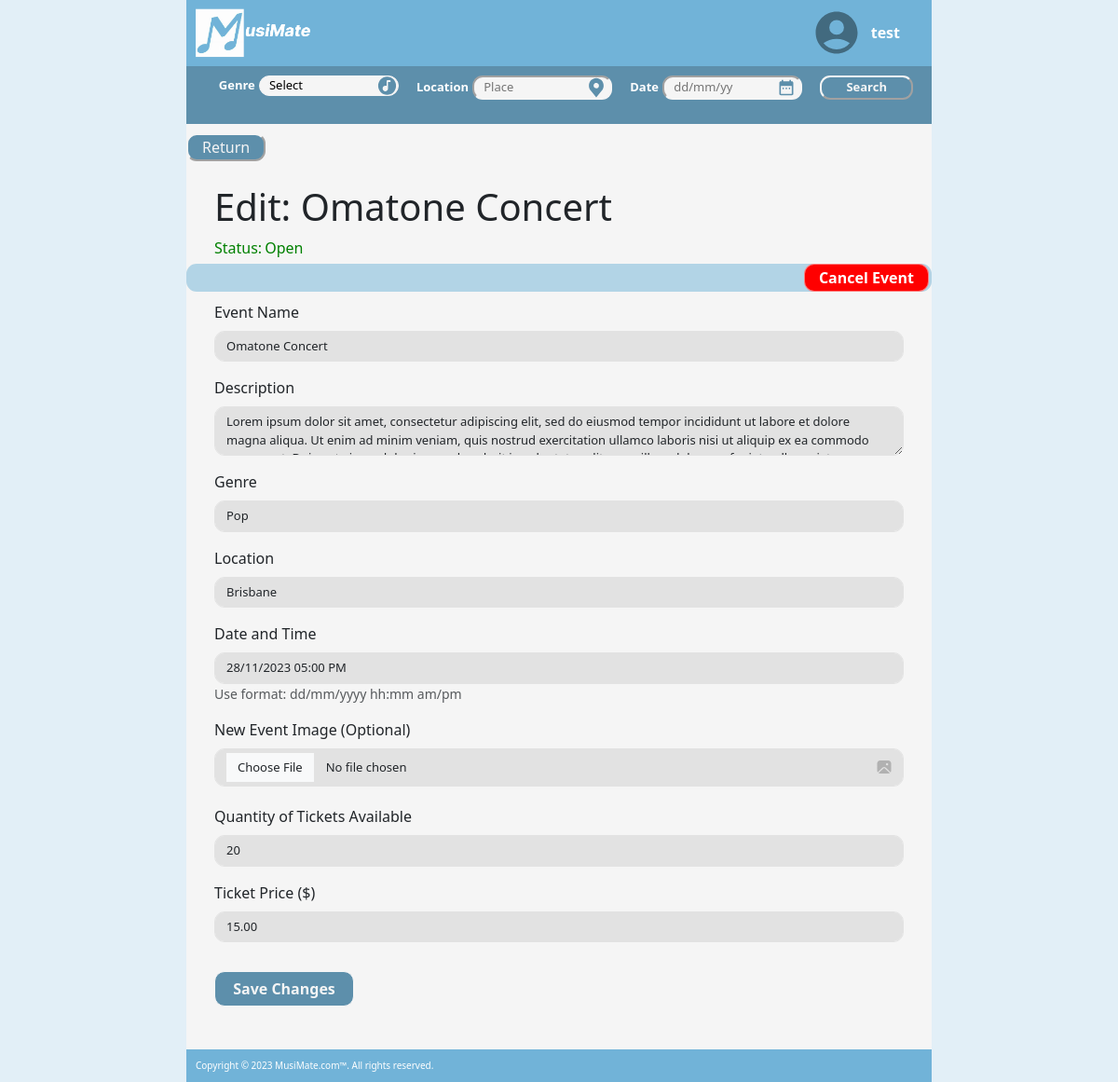
Page /events/edit/1 (signed in) on the earlier database version.
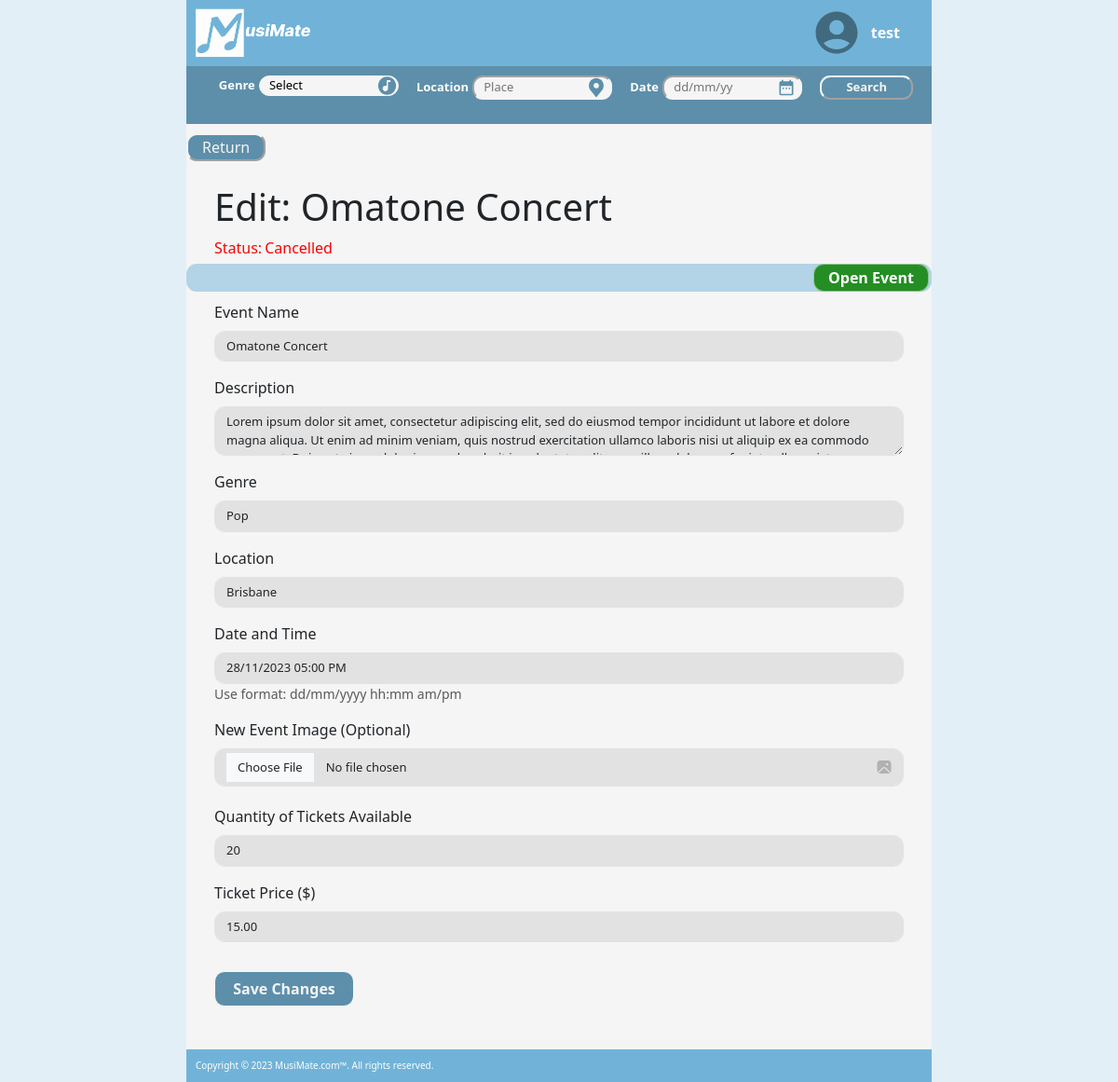
Same page on the later database version.
### musimate/models.py (models this page shows, shortened)
class Event(db.Model):
    __tablename__ = 'events'
    id = db.Column(db.Integer, primary_key=True)
    status = db.Column(db.String(10), default='Open')
    name = db.Column(db.String(80))
    description = db.Column(db.String(200))
    genre = db.Column(db.String(40))
    location = db.Column(db.String(200))
    date = db.Column(db.DateTime)
    image = db.Column(db.String(400))
    quantity = db.Column(db.Integer)
    quantitySold = db.Column(db.Integer, default=0)
    price = db.Column(db.Float)
    user_id = db.Column(db.Integer, db.ForeignKey('users.id'))
    comments = db.relationship('Comment', backref='event')
    orders = db.relationship('Order', backref = 'event')

### musimate/events.py (the view, shortened to what this page needs)
@eventbp.route('/edit/<id>', methods=['GET', 'POST'])
@login_required
def edit(id):
    genres = db.session.scalars(db.select(Event.genre.distinct())).all()
    event = db.session.scalar(db.select(Event).where(Event.id == id))
    if (event.user != current_user):
        flash('You are not the owner of this event', 'error')
        return redirect(url_for('event.show', id=id))
    else:
        form = EditEventForm()
        if (request.method == 'GET'):
            form.name.default = event.name
            form.description.default = event.description
            form.genre.default = event.genre
            form.location.default = event.location
            form.date.default = event.date
            form.quantity.default = event.quantity
            form.price.default = event.price
            form.process()
    return render_template('events/create.html', form=form, event=event, genres=genres, selected_genre='Select', editing=True)

### musimate/forms.py
class EditEventForm(FlaskForm):
    name = StringField('Event Name', validators=[InputRequired()])
    description = TextAreaField('Description', validators=[InputRequired()])
    genre = StringField('Genre', validators=[InputRequired()])
    location = StringField('Location', validators=[InputRequired()])
    date = DateTimeField("Date and Time", validators=[InputRequired(
    )], format='%d/%m/%Y %I:%M %p', description="Use format: dd/mm/yyyy hh:mm am/pm")
    image = FileField('New Event Image (Optional)', validators=[FileAllowed(
        ALLOWED_FILE, message='Only supports PNG, JPG, png, jpg')])
    quantity = IntegerField('Quantity of Tickets Available', validators=[InputRequired(
    ), NumberRange(min=10, max=99999999999, message="please enter a quantity greater than 10")])
    price = DecimalField('Ticket Price ($)', validators=[
                         InputRequired()], render_kw={"placeholder": "00.00"})
    submit = SubmitField("Save Changes")

### musimate/templates/events/create.html
{% extends 'base.html' %}
{% from 'bootstrap5/form.html' import render_form %}
{% block content %}
<div class="row">
  <div class="d-flex justify-content-left">
    <div>
      <a class="logo" role="button" href="{{ url_for('main.index') }}">
        <button id="return" style="margin-top: 10px;">Return</button>
      </a>
    </div>
  </div>
</div>
<div class="col-md-12" style="padding-left:30px; padding-right:30px">
  {% if editing %}
  <h1 style="padding-top:10px">Edit: {{ event.name }}</h1>
  <div class="d-flex justify-content-left">
    <div>
      <p class="{{ event.status }}" style="margin-bottom:5px;"> Status:</p>
    </div>
    <div>
      <p class="{{ event.status }}" id="status" style="margin-left:3px; margin-bottom:5px;">
        {{ event.status }}</p>
    </div>
  </div>
  {% else %}
  <h1 style="padding-top:10px">Create Event</h1>
  {% endif %}
</div>
<div class="break">
  {% if editing %}
  <div class="d-flex justify-content-end align-items-center" style=" height:100%">
    {% if event.status == "Cancelled" %}
    <a class="breakButton" id ="openButton" href="{{ url_for('event.change_status', id=event.id, status='Open') }}">Open Event</a>
    {% elif (event.status == "Open") or (event.status == "Sold Out") %}
    <a class="breakButton" id ="cancelButton" href="{{ url_for('event.change_status', id=event.id, status='Cancelled') }}">Cancel Event</a>
    {% endif %}
  </div>
  {% endif %}
</div>
<div class="col-md-12" style="padding-left:30px; padding-right:30px">
  {{ render_form(form) }}
</div>
{% endblock %}

Differences in the rows shown:
changed Event "Omatone Concert": status "Open" → "Cancelled"
Other differences:
text no longer shown: "Cancel Event"
text now shown: "Open Event"
